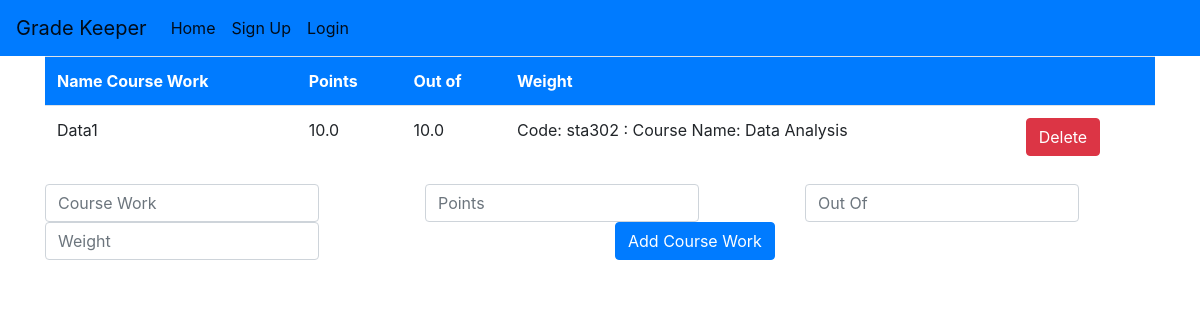
Screenshot of /courses/58 with the database file from the repository.
### courses/models.py (models this page shows, shortened)
class CourseWork(models.Model):
    name_course_work = models.CharField(max_length=50)
    weight = models.FloatField()
    grade = models.FloatField()
    course = models.ForeignKey(Course, related_name='course_work', on_delete = models.SET('deleted'))

class Course(models.Model):
    course_code = models.CharField(max_length=10)
    course_name = models.CharField(max_length=100)
    starter = models.ForeignKey(User, related_name='created_by',on_delete = models.SET('deleted'),blank=True)
    def __str__(self):
        return "Code: "+ self.course_code +" : Course Name: "+self.course_name

### courses/views.py (the view)
# urls.py: path('courses/<int:pk>', views.CourseWorkView.as_view(), name='coursework_list'),
class CourseWorkView(ListView):
    model = CourseWork
    template_name = 'coursework_list'
    def get_queryset(self):
        pk = self.kwargs['pk']
        course = get_object_or_404(Course, pk=pk)
        grades = course.course_work.all()
        return grades

### templates/courses/coursework_list.html (shortened to what this page needs)
{% extends 'base.html' %}
{% block content %}
<div class='container'>
  <div class="table-responsive">
    <table class="table" id="course_table">
          <tr class="table_header bg-primary text-white">
            <th>Name Course Work</th>
            <th>Points</th>
            <th>Out of</th>
            <th>Weight</th>
            <th></th>
          </tr>
          {% for grade in coursework_list %}
          <tr class ='table_rows'>
            <form method="post">
              <td>{{ grade.name_course_work }}</td>
              <td>{{ grade.grade }}</td>
              <td>{{ grade.weight }}</td>
              <td>{{ grade.course}} </td>
              <th><button class = 'btn btn-danger'>Delete</button>
            </form>
          </tr>
          {% endfor %}
    </table>
  </div>
</div>
<div class="container">
    <form method="post" class = 'form-inline'>
      <div class='row'>
      <div class = "col-sm"><input type="text" required="required" name="assignment" placeholder='Course Work' class="form-control" id="corsecode"></div>
      <div class = "col-sm"><input type="number" step="0.01" name="assignment1" placeholder='Points' class="form-control" id="corsecode"></div>
      <div class = "col-sm"><input type="number" step="0.01" required="required" name="grade1" placeholder='Out Of' class="form-control" id="corsecode" ></div>
      <div class = "col-sm"><input type="number" step="0.01" required="required" name="weight" placeholder='Weight' class="form-control" id="corsecode" ></div>
      <div class = "col-sm"><button type="submit" required="required" class="btn btn-primary mb-2">Add Course Work</button></div>
      </div>
    </form>
</div>
{% endblock %}

### rows the page displays
CourseWork: name_course_work "Data1", grade "10.0", weight "10.0", course "Code: sta302 : Course Name: Data Analysis"
